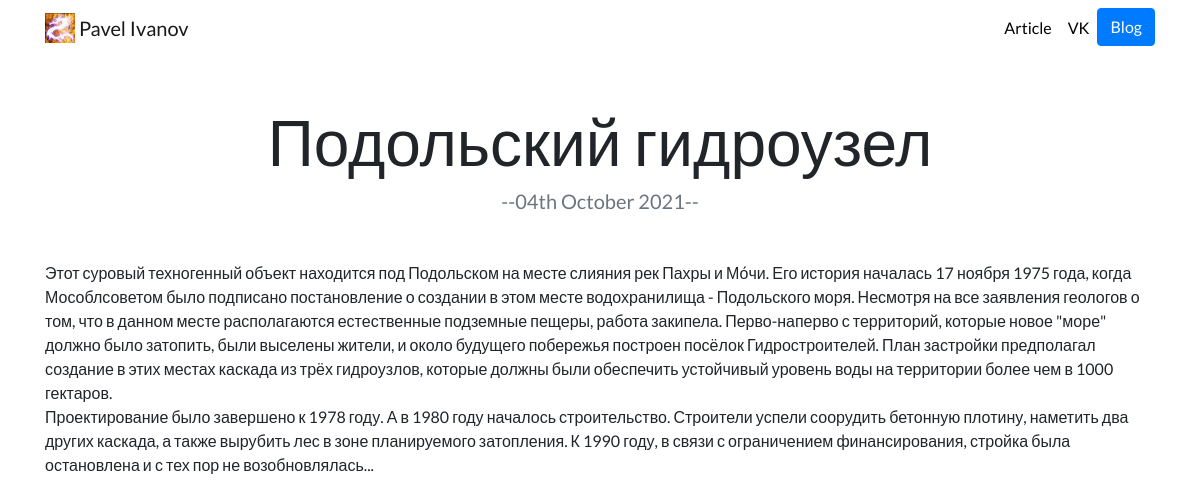
Page /blog/8/ on the committed database.
### blog/models.py (models this page shows, shortened)
class Blog(models.Model):
    title = models.CharField(max_length=200)
    description = models.TextField()
    date = models.DateField()

### blog/views.py (the view)
# urls.py: path('<int:blog_id>/', views.detail, name='detail'),
def detail(request, blog_id):
    blog = get_object_or_404(Blog, pk=blog_id)      # pk - primary key
    return render(request, 'blog/detail.html', {'blog': blog})

### blog/templates/blog/detail.html
{% extends 'portfolio/base.html' %}
{% load static %}
{% block content %}
    <h1 class="text-center mt-5" id="blogdetailtitle">{{ blog.title }}</h1>
    <h5 class="text-center text-muted mb-5">--{{blog.date|date:'dS F Y' }}--</h5>
    {{ blog.description|safe }}
{% endblock %}

### portfolio/static/portfolio/custom.css (style rules this page uses)
body { font-family: 'Lato', sans-serif; }
@media (min-width: 992px) { #blogdetailtitle { font-size: 4rem; } }

### rows in the picture
Blog: title "Подольский гидроузел", date "04th October 2021", description "Этот суровый техногенный объект находится под Подольском на месте слияния рек Пахры и Мо́чи. Его история началась 17 ноября 1975 года, когда Мособлсоветом было подписано постановление о создании в этом месте водохранилища - Подольского моря. Несмотря на все заявления геологов о том, что в данном месте располагаются естественные подземные пещеры, работа закипела. Перво-наперво с территорий, которые новое \"море\" должно было затопить, были выселены жители, и около будущего побережья построен посёлок Гидростроителей. План застройки предполагал создание в этих местах каскада из трёх гидроузлов, которые должны были обеспечить устойчивый уровень воды на территории более чем в 1000 гектаров.…"
